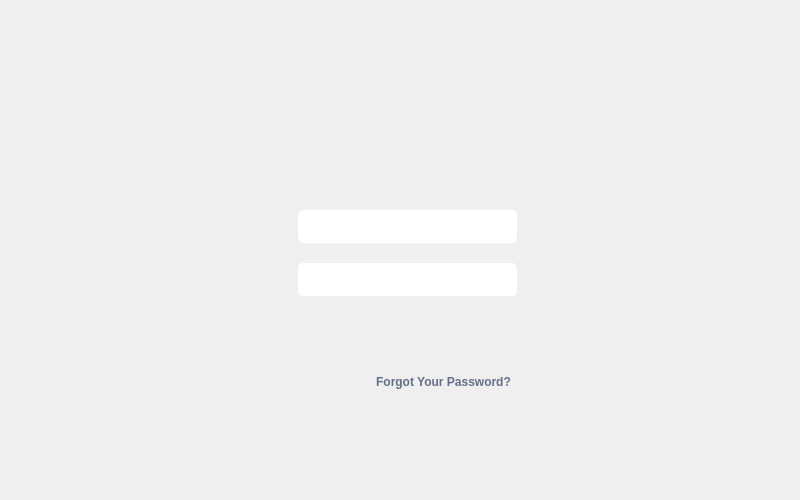
<?xml version="1.0" encoding="UTF-8"?>
<ui version="4.0">
 <class>MainWindow</class>
 <widget class="QMainWindow" name="MainWindow">
  <property name="geometry">
   <rect>
    <x>0</x>
    <y>0</y>
    <width>800</width>
    <height>500</height>
   </rect>
  </property>
  <property name="minimumSize">
   <size>
    <width>800</width>
    <height>500</height>
   </size>
  </property>
  <property name="maximumSize">
   <size>
    <width>800</width>
    <height>500</height>
   </size>
  </property>
  <property name="windowTitle">
   <string>Asesinos: Login</string>
  </property>
  <property name="styleSheet">
   <string notr="true">QProgressBar:horizontal {
    border: 1px solid #3A3939;
    text-align: center;
    padding: 1px;
    background: #201F1F;
}
QProgressBar::chunk:horizontal {
    background-color: qlineargradient(spread:reflect, x1:1, y1:0.545, x2:1, y2:0, stop:0 rgba(28, 66, 111, 255), stop:1 rgba(37, 87, 146, 255));
}

QToolTip
{
    border: 1px solid #3A3939;
    background-color: rgb(90, 102, 117);;
    color: white;
    padding: 1px;
    opacity: 200;
}

QWidget
{
    color: silver;
    background-color: #302F2F;
    selection-background-color:#3d8ec9;
    selection-color: black;
    background-clip: border;
    border-image: none;
    outline: 0;
}

QWidget:item:hover
{
    background-color: #78879b;
    color: black;
}

QWidget:item:selected
{
    background-color: #3d8ec9;
}

QCheckBox
{
    spacing: 5px;
    outline: none;
    color: #bbb;
    margin-bottom: 2px;
}

QCheckBox:disabled
{
    color: #777777;
}
QCheckBox::indicator,
QGroupBox::indicator
{
    width: 18px;
    height: 18px;
}
QGroupBox::indicator
{
    margin-left: 2px;
}

QCheckBox::indicator:unchecked,
QCheckBox::indicator:unchecked:hover,
QGroupBox::indicator:unchecked,
QGroupBox::indicator:unchecked:hover
{
    image: url(:/dark_blue/img/checkbox_unchecked.png);
}

QCheckBox::indicator:unchecked:focus,
QCheckBox::indicator:unchecked:pressed,
QGroupBox::indicator:unchecked:focus,
QGroupBox::indicator:unchecked:pressed
{
  border: none;
    image: url(:/dark_blue/img/checkbox_unchecked_focus.png);
}

QCheckBox::indicator:checked,
QCheckBox::indicator:checked:hover,
QGroupBox::indicator:checked,
QGroupBox::indicator:checked:hover
{
    image: url(:/dark_blue/img/checkbox_checked.png);
}

QCheckBox::indicator:checked:focus,
QCheckBox::indicator:checked:pressed,
QGroupBox::indicator:checked:focus,
QGroupBox::indicator:checked:pressed
{
  border: none;
    image: url(:/dark_blue/img/checkbox_checked_focus.png);
}

QCheckBox::indicator:indeterminate,
QCheckBox::indicator:indeterminate:hover,
QCheckBox::indicator:indeterminate:pressed
QGroupBox::indicator:indeterminate,
QGroupBox::indicator:indeterminate:hover,
QGroupBox::indicator:indeterminate:pressed
{
    image: url(:/dark_blue/img/checkbox_indeterminate.png);
}

QCheckBox::indicator:indeterminate:focus,
QGroupBox::indicator:indeterminate:focus
{
    image: url(:/dark_blue/img/checkbox_indeterminate_focus.png);
}

QCheckBox::indicator:checked:disabled,
QGroupBox::indicator:checked:disabled
{
    image: url(:/dark_blue/img/checkbox_checked_disabled.png);
}

QCheckBox::indicator:unchecked:disabled,
QGroupBox::indicator:unchecked:disabled
{
    image: url(:/dark_blue/img/checkbox_unchecked_disabled.png);
}

QRadioButton
{
    spacing: 5px;
    outline: none;
    color: #bbb;
    margin-bottom: 2px;
}

QRadioButton:disabled
{
    color: #777777;
}
QRadioButton::indicator
{
    width: 21px;
    height: 21px;
}

QRadioButton::indicator:unchecked,
QRadioButton::indicator:unchecked:hover
{
    image: url(:/dark_blue/img/radio_unchecked.png);
}

QRadioButton::indicator:unchecked:focus,
QRadioButton::indicator:unchecked:pressed
{
  border: none;
  outline: none;
    image: url(:/dark_blue/img/radio_unchecked_focus.png);
}

QRadioButton::indicator:checked,
QRadioButton::indicator:checked:hover
{
  border: none;
  outline: none;
    image: url(:/dark_blue/img/radio_checked.png);
}

QRadioButton::indicator:checked:focus,
QRadioButton::indicato::menu-arrowr:checked:pressed
{
  border: none;
  outline: none;
    image: url(:/dark_blue/img/radio_checked_focus.png);
}

QRadioButton::indicator:indeterminate,
QRadioButton::indicator:indeterminate:hover,
QRadioButton::indicator:indeterminate:pressed
{
        image: url(:/dark_blue/img/radio_indeterminate.png);
}

QRadioButton::indicator:checked:disabled
{
  outline: none;
  image: url(:/dark_blue/img/radio_checked_disabled.png);
}

QRadioButton::indicator:unchecked:disabled
{
    image: url(:/dark_blue/img/radio_unchecked_disabled.png);
}


QMenuBar
{
    background-color: #302F2F;
    color: silver;
}

QMenuBar::item
{
    background: transparent;
}

QMenuBar::item:selected
{
    background: transparent;
    border: 1px solid #3A3939;
}

QMenuBar::item:pressed
{
    border: 1px solid #3A3939;
    background-color: #3d8ec9;
    color: black;
    margin-bottom:-1px;
    padding-bottom:1px;
}

QMenu
{
    border: 1px solid #3A3939;
    color: silver;
    margin: 1px;
}

QMenu::icon
{
    margin: 1px;
}

QMenu::item
{
    padding: 2px 2px 2px 25px;
    margin-left: 5px;
    border: 1px solid transparent; /* reserve space for selection border */
}

QMenu::item:selected
{
    color: black;
}

QMenu::separator {
    height: 2px;
    background: lightblue;
    margin-left: 10px;
    margin-right: 5px;
}

QMenu::indicator {
    width: 16px;
    height: 16px;
}

/* non-exclusive indicator = check box style indicator
   (see QActionGroup::setExclusive) */
QMenu::indicator:non-exclusive:unchecked {
    image: url(:/dark_blue/img/checkbox_unchecked.png);
}

QMenu::indicator:non-exclusive:unchecked:selected {
    image: url(:/dark_blue/img/checkbox_unchecked_disabled.png);
}

QMenu::indicator:non-exclusive:checked {
    image: url(:/dark_blue/img/checkbox_checked.png);
}

QMenu::indicator:non-exclusive:checked:selected {
    image: url(:/dark_blue/img/checkbox_checked_disabled.png);
}

/* exclusive indicator = radio button style indicator (see QActionGroup::setExclusive) */
QMenu::indicator:exclusive:unchecked {
    image: url(:/dark_blue/img/radio_unchecked.png);
}

QMenu::indicator:exclusive:unchecked:selected {
    image: url(:/dark_blue/img/radio_unchecked_disabled.png);
}

QMenu::indicator:exclusive:checked {
    image: url(:/dark_blue/img/radio_checked.png);
}

QMenu::indicator:exclusive:checked:selected {
    image: url(:/dark_blue/img/radio_checked_disabled.png);
}

QMenu::right-arrow {
    margin: 5px;
    image: url(:/dark_blue/img/right_arrow.png)
}


QWidget:disabled
{
    color: #808080;
    background-color: #302F2F;
}

QAbstractItemView
{
    alternate-background-color: #3A3939;
    color: silver;
    border: 1px solid 3A3939;
    border-radius: 2px;
    padding: 1px;
}

QWidget:focus, QMenuBar:focus
{
    border: 1px solid #78879b;
}

QTabWidget:focus, QCheckBox:focus, QRadioButton:focus, QSlider:focus
{
    border: none;
}

QLineEdit
{
    background-color: #201F1F;
    padding: 2px;
    border-style: solid;
    border: 1px solid #3A3939;
    border-radius: 2px;
    color: silver;
}

QGroupBox {
    border:1px solid #3A3939;
    border-radius: 2px;
    margin-top: 20px;
    background-color: #302F2F;
    color: silver;
}

QGroupBox::title {
    subcontrol-origin: margin;
    subcontrol-position: top center;
    padding-left: 10px;
    padding-right: 10px;
    padding-top: 10px;
}

QAbstractScrollArea
{
    border-radius: 2px;
    border: 1px solid #3A3939;
    background-color: transparent;
}

QScrollBar:horizontal
{
    height: 15px;
    margin: 3px 15px 3px 15px;
    border: 1px transparent #2A2929;
    border-radius: 4px;
    background-color: #2A2929;
}

QScrollBar::handle:horizontal
{
    background-color: #605F5F;
    min-width: 5px;
    border-radius: 4px;
}

QScrollBar::add-line:horizontal
{
    margin: 0px 3px 0px 3px;
    border-image: url(:/dark_blue/img/right_arrow_disabled.png);
    width: 10px;
    height: 10px;
    subcontrol-position: right;
    subcontrol-origin: margin;
}

QScrollBar::sub-line:horizontal
{
    margin: 0px 3px 0px 3px;
    border-image: url(:/dark_blue/img/left_arrow_disabled.png);
    height: 10px;
    width: 10px;
    subcontrol-position: left;
    subcontrol-origin: margin;
}

QScrollBar::add-line:horizontal:hover,QScrollBar::add-line:horizontal:on
{
    border-image: url(:/dark_blue/img/right_arrow.png);
    height: 10px;
    width: 10px;
    subcontrol-position: right;
    subcontrol-origin: margin;
}


QScrollBar::sub-line:horizontal:hover, QScrollBar::sub-line:horizontal:on
{
    border-image: url(:/dark_blue/img/left_arrow.png);
    height: 10px;
    width: 10px;
    subcontrol-position: left;
    subcontrol-origin: margin;
}

QScrollBar::up-arrow:horizontal, QScrollBar::down-arrow:horizontal
{
    background: none;
}


QScrollBar::add-page:horizontal, QScrollBar::sub-page:horizontal
{
    background: none;
}

QScrollBar:vertical
{
    background-color: #2A2929;
    width: 15px;
    margin: 15px 3px 15px 3px;
    border: 1px transparent #2A2929;
    border-radius: 4px;
}

QScrollBar::handle:vertical
{
    background-color: #605F5F;
    min-height: 5px;
    border-radius: 4px;
}

QScrollBar::sub-line:vertical
{
    margin: 3px 0px 3px 0px;
    border-image: url(:/dark_blue/img/up_arrow_disabled.png);
    height: 10px;
    width: 10px;
    subcontrol-position: top;
    subcontrol-origin: margin;
}

QScrollBar::add-line:vertical
{
    margin: 3px 0px 3px 0px;
    border-image: url(:/dark_blue/img/down_arrow_disabled.png);
    height: 10px;
    width: 10px;
    subcontrol-position: bottom;
    subcontrol-origin: margin;
}

QScrollBar::sub-line:vertical:hover,QScrollBar::sub-line:vertical:on
{

    border-image: url(:/dark_blue/img/up_arrow.png);
    height: 10px;
    width: 10px;
    subcontrol-position: top;
    subcontrol-origin: margin;
}


QScrollBar::add-line:vertical:hover, QScrollBar::add-line:vertical:on
{
    border-image: url(:/dark_blue/img/down_arrow.png);
    height: 10px;
    width: 10px;
    subcontrol-position: bottom;
    subcontrol-origin: margin;
}

QScrollBar::up-arrow:vertical, QScrollBar::down-arrow:vertical
{
    background: none;
}


QScrollBar::add-page:vertical, QScrollBar::sub-page:vertical
{
    background: none;
}

QTextEdit
{
    background-color: #201F1F;
    color: silver;
    border: 1px solid #3A3939;
}

QPlainTextEdit
{
    background-color: #201F1F;;
    color: silver;
    border-radius: 2px;
    border: 1px solid #3A3939;
}

QHeaderView::section
{
    background-color: #3A3939;
    color: silver;
    padding-left: 4px;
    border: 1px solid #6c6c6c;
}

QSizeGrip {
    image: url(:/dark_blue/img/sizegrip.png);
    width: 12px;
    height: 12px;
}

QMainWindow
{
    background-color: #302F2F;

}

QMainWindow::separator
{
    background-color: #302F2F;
    color: white;
    padding-left: 4px;
    spacing: 2px;
    border: 1px dashed #3A3939;
}

QMainWindow::separator:hover
{

    background-color: #787876;
    color: white;
    padding-left: 4px;
    border: 1px solid #3A3939;
    spacing: 2px;
}


QMenu::separator
{
    height: 1px;
    background-color: #3A3939;
    color: white;
    padding-left: 4px;
    margin-left: 10px;
    margin-right: 5px;
}


QFrame
{
    border-radius: 2px;
    border: 1px solid #444;
}

QFrame[frameShape=&quot;0&quot;]
{
    border-radius: 2px;
    border: 1px transparent #444;
}

QStackedWidget
{
    background-color: #302F2F;
    border: 1px transparent black;
}

QToolBar {
    border: 1px transparent #393838;
    background: 1px solid #302F2F;
    font-weight: bold;
}

QToolBar::handle:horizontal {
    image: url(:/dark_blue/img/Hmovetoolbar.png);
}
QToolBar::handle:vertical {
    image: url(:/dark_blue/img/Vmovetoolbar.png);
}
QToolBar::separator:horizontal {
    image: url(:/dark_blue/img/Hsepartoolbar.png);
}
QToolBar::separator:vertical {
    image: url(:/dark_blue/img/Vsepartoolbars.png);
}

QPushButton
{
    color: silver;
    background-color: #302F2F;
    border-width: 2px;
    border-color: #4A4949;
    border-style: solid;
    padding-top: 2px;
    padding-bottom: 2px;
    padding-left: 10px;
    padding-right: 10px;
    border-radius: 4px;
    /* outline: none; */
    /* min-width: 40px; */
}

QPushButton:disabled
{
    background-color: #302F2F;
    border-width: 2px;
    border-color: #3A3939;
    border-style: solid;
    padding-top: 2px;
    padding-bottom: 2px;
    padding-left: 10px;
    padding-right: 10px;
    /*border-radius: 2px;*/
    color: #808080;
}

QPushButton:focus {
    background-color: #3d8ec9;
    color: white;
}

QComboBox
{
    selection-background-color: #3d8ec9;
    background-color: #201F1F;
    border-style: solid;
    border: 1px solid #3A3939;
    border-radius: 2px;
    padding: 2px;
    min-width: 75px;
}

QPushButton:checked{
    background-color: #4A4949;
    border-color: #6A6969;
}

QPushButton:hover {
    border: 2px solid #78879b;
    color: silver;
}

QComboBox:hover, QAbstractSpinBox:hover,QLineEdit:hover,QTextEdit:hover,QPlainTextEdit:hover,QAbstractView:hover,QTreeView:hover
{
    border: 1px solid #78879b;
    color: silver;
}

QComboBox:on
{
    background-color: #626873;
    padding-top: 3px;
    padding-left: 4px;
    selection-background-color: #4a4a4a;
}

QComboBox QAbstractItemView
{
    background-color: #201F1F;
    border-radius: 2px;
    border: 1px solid #444;
    selection-background-color: #3d8ec9;
    color: silver;
}

QComboBox::drop-down
{
    subcontrol-origin: padding;
    subcontrol-position: top right;
    width: 15px;

    border-left-width: 0px;
    border-left-color: darkgray;
    border-left-style: solid;
    border-top-right-radius: 3px;
    border-bottom-right-radius: 3px;
}

QComboBox::down-arrow
{
    image: url(:/dark_blue/img/down_arrow_disabled.png);
}

QComboBox::down-arrow:on, QComboBox::down-arrow:hover,
QComboBox::down-arrow:focus
{
    image: url(:/dark_blue/img/down_arrow.png);
}

QPushButton:pressed
{
    background-color: #484846;
}

QAbstractSpinBox {
    padding-top: 2px;
    padding-bottom: 2px;
    border: 1px solid #3A3939;
    background-color: #201F1F;
    color: silver;
    border-radius: 2px;
    min-width: 75px;
}

QAbstractSpinBox:up-button
{
    background-color: transparent;
    subcontrol-origin: border;
    subcontrol-position: top right;
}

QAbstractSpinBox:down-button
{
    background-color: transparent;
    subcontrol-origin: border;
    subcontrol-position: bottom right;
}

QAbstractSpinBox::up-arrow,QAbstractSpinBox::up-arrow:disabled,QAbstractSpinBox::up-arrow:off {
    image: url(:/dark_blue/img/up_arrow_disabled.png);
    width: 10px;
    height: 10px;
}
QAbstractSpinBox::up-arrow:hover
{
    image: url(:/dark_blue/img/up_arrow.png);
}


QAbstractSpinBox::down-arrow,QAbstractSpinBox::down-arrow:disabled,QAbstractSpinBox::down-arrow:off
{
    image: url(:/dark_blue/img/down_arrow_disabled.png);
    width: 10px;
    height: 10px;
}
QAbstractSpinBox::down-arrow:hover
{
    image: url(:/dark_blue/img/down_arrow.png);
}


QLabel
{
    border: 0px solid black;
}

QTabWidget{
    border: 1px transparent black;
}

QTabWidget::pane {
    border: 1px solid #444;
    border-radius: 3px;
    padding: 3px;
}

QTabBar
{
    qproperty-drawBase: 0;
    left: 5px; /* move to the right by 5px */
}

QTabBar:focus
{
    border: 0px transparent black;
}

QTabBar::close-button  {
    image: url(:/dark_blue/img/close.png);
    background: transparent;
}

QTabBar::close-button:hover
{
    image: url(:/dark_blue/img/close-hover.png);
    background: transparent;
}

QTabBar::close-button:pressed {
    image: url(:/dark_blue/img/close-pressed.png);
    background: transparent;
}

/* TOP TABS */
QTabBar::tab:top {
    color: #b1b1b1;
    border: 1px solid #4A4949;
    border-bottom: 1px transparent black;
    background-color: #302F2F;
    padding: 5px;
    border-top-left-radius: 2px;
    border-top-right-radius: 2px;
}

QTabBar::tab:top:!selected
{
    color: #b1b1b1;
    background-color: #201F1F;
    border: 1px transparent #4A4949;
    border-bottom: 1px transparent #4A4949;
    border-top-left-radius: 0px;
    border-top-right-radius: 0px;
}

QTabBar::tab:top:!selected:hover {
    background-color: #48576b;
}

/* BOTTOM TABS */
QTabBar::tab:bottom {
    color: #b1b1b1;
    border: 1px solid #4A4949;
    border-top: 1px transparent black;
    background-color: #302F2F;
    padding: 5px;
    border-bottom-left-radius: 2px;
    border-bottom-right-radius: 2px;
}

QTabBar::tab:bottom:!selected
{
    color: #b1b1b1;
    background-color: #201F1F;
    border: 1px transparent #4A4949;
    border-top: 1px transparent #4A4949;
    border-bottom-left-radius: 0px;
    border-bottom-right-radius: 0px;
}

QTabBar::tab:bottom:!selected:hover {
    background-color: #78879b;
}

/* LEFT TABS */
QTabBar::tab:left {
    color: #b1b1b1;
    border: 1px solid #4A4949;
    border-left: 1px transparent black;
    background-color: #302F2F;
    padding: 5px;
    border-top-right-radius: 2px;
    border-bottom-right-radius: 2px;
}

QTabBar::tab:left:!selected
{
    color: #b1b1b1;
    background-color: #201F1F;
    border: 1px transparent #4A4949;
    border-right: 1px transparent #4A4949;
    border-top-right-radius: 0px;
    border-bottom-right-radius: 0px;
}

QTabBar::tab:left:!selected:hover {
    background-color: #48576b;
}


/* RIGHT TABS */
QTabBar::tab:right {
    color: #b1b1b1;
    border: 1px solid #4A4949;
    border-right: 1px transparent black;
    background-color: #302F2F;
    padding: 5px;
    border-top-left-radius: 2px;
    border-bottom-left-radius: 2px;
}

QTabBar::tab:right:!selected
{
    color: #b1b1b1;
    background-color: #201F1F;
    border: 1px transparent #4A4949;
    border-right: 1px transparent #4A4949;
    border-top-left-radius: 0px;
    border-bottom-left-radius: 0px;
}

QTabBar::tab:right:!selected:hover {
    background-color: #48576b;
}

QTabBar QToolButton::right-arrow:enabled {
     image: url(:/dark_blue/img/right_arrow.png);
 }

 QTabBar QToolButton::left-arrow:enabled {
     image: url(:/dark_blue/img/left_arrow.png);
 }

QTabBar QToolButton::right-arrow:disabled {
     image: url(:/dark_blue/img/right_arrow_disabled.png);
 }

 QTabBar QToolButton::left-arrow:disabled {
     image: url(:/dark_blue/img/left_arrow_disabled.png);
 }


QDockWidget {
    border: 1px solid #403F3F;
    titlebar-close-icon: url(:/dark_blue/img/close.png);
    titlebar-normal-icon: url(:/dark_blue/img/undock.png);
}

QDockWidget::close-button, QDockWidget::float-button {
    border: 1px solid transparent;
    border-radius: 2px;
    background: transparent;
}

QDockWidget::close-button:hover, QDockWidget::float-button:hover {
    background: rgba(255, 255, 255, 10);
}

QDockWidget::close-button:pressed, QDockWidget::float-button:pressed {
    padding: 1px -1px -1px 1px;
    background: rgba(255, 255, 255, 10);
}

QTreeView, QListView, QTextBrowser, AtLineEdit, AtLineEdit::hover {
    border: 1px solid #444;
    background-color: silver;
    border-radius: 3px;
    margin-left: 3px;
    color: black;
}

QTreeView:branch:selected, QTreeView:branch:hover {
    background: url(:/dark_blue/img/transparent.png);
}

QTreeView::branch:has-siblings:!adjoins-item {
    border-image: url(:/dark_blue/img/transparent.png);
}

QTreeView::branch:has-siblings:adjoins-item {
    border-image: url(:/dark_blue/img/transparent.png);
}

QTreeView::branch:!has-children:!has-siblings:adjoins-item {
    border-image: url(:/dark_blue/img/transparent.png);
}

QTreeView::branch:has-children:!has-siblings:closed,
QTreeView::branch:closed:has-children:has-siblings {
    image: url(:/dark_blue/img/branch_closed.png);
}

QTreeView::branch:open:has-children:!has-siblings,
QTreeView::branch:open:has-children:has-siblings  {
    image: url(:/dark_blue/img/branch_open.png);
}

QTreeView::branch:has-children:!has-siblings:closed:hover,
QTreeView::branch:closed:has-children:has-siblings:hover {
    image: url(:/dark_blue/img/branch_closed-on.png);
    }

QTreeView::branch:open:has-children:!has-siblings:hover,
QTreeView::branch:open:has-children:has-siblings:hover  {
    image: url(:/dark_blue/img/branch_open-on.png);
    }

QListView::item:!selected:hover, QListView::item:!selected:hover, QTreeView::item:!selected:hover  {
    background: rgba(0, 0, 0, 0);
    outline: 0;
    color: #FFFFFF
}

QListView::item:selected:hover, QListView::item:selected:hover, QTreeView::item:selected:hover  {
    background: #3d8ec9;
    color: #FFFFFF;
}

QSlider::groove:horizontal {
    border: 1px solid #3A3939;
    height: 8px;
    background: #201F1F;
    margin: 2px 0;
    border-radius: 2px;
}

QSlider::handle:horizontal {
    background: QLinearGradient( x1: 0, y1: 0, x2: 0, y2: 1,
      stop: 0.0 silver, stop: 0.2 #a8a8a8, stop: 1 #727272);
    border: 1px solid #3A3939;
    width: 14px;
    height: 14px;
    margin: -4px 0;
    border-radius: 2px;
}

QSlider::groove:vertical {
    border: 1px solid #3A3939;
    width: 8px;
    background: #201F1F;
    margin: 0 0px;
    border-radius: 2px;
}

QSlider::handle:vertical {
    background: QLinearGradient( x1: 0, y1: 0, x2: 0, y2: 1, stop: 0.0 silver,
    stop: 0.2 #a8a8a8, stop: 1 #727272);
    border: 1px solid #3A3939;
    width: 14px;
    height: 14px;
    margin: 0 -4px;
    border-radius: 2px;
}

QToolButton {
    /*  background-color: transparent; */
    border: 2px transparent #4A4949;
    border-radius: 4px;
    background-color: dimgray;
    margin: 2px;
    padding: 2px;
}

QToolButton[popupMode=&quot;1&quot;] { /* only for MenuButtonPopup */
 padding-right: 20px; /* make way for the popup button */
 border: 2px transparent #4A4949;
 border-radius: 4px;
}

QToolButton[popupMode=&quot;2&quot;] { /* only for InstantPopup */
 padding-right: 10px; /* make way for the popup button */
 border: 2px transparent #4A4949;
}


QToolButton:hover, QToolButton::menu-button:hover {
    border: 2px solid #78879b;
}

QToolButton:checked, QToolButton:pressed,
    QToolButton::menu-button:pressed {
    background-color: #4A4949;
    border: 2px solid #78879b;
}

/* the subcontrol below is used only in the InstantPopup or DelayedPopup mode */
QToolButton::menu-indicator {
    image: url(:/dark_blue/img/down_arrow.png);
    top: -7px; left: -2px; /* shift it a bit */
}

/* the subcontrols below are used only in the MenuButtonPopup mode */
QToolButton::menu-button {
    border: 1px transparent #4A4949;
    border-top-right-radius: 6px;
    border-bottom-right-radius: 6px;
    /* 16px width + 4px for border = 20px allocated above */
    width: 16px;
    outline: none;
}

QToolButton::menu-arrow {
    image: url(:/dark_blue/img/down_arrow.png);
}

QToolButton::menu-arrow:open {
    top: 1px; left: 1px; /* shift it a bit */
    border: 1px solid #3A3939;
}

QPushButton::menu-indicator  {
    subcontrol-origin: padding;
    subcontrol-position: bottom right;
    left: 4px;
}

QTableView
{
    border: 1px solid #444;
    gridline-color: #6c6c6c;
    background-color: #201F1F;
}


QTableView, QHeaderView
{
    border-radius: 0px;
}

QTableView::item:pressed, QListView::item:pressed, QTreeView::item:pressed  {
    background: #78879b;
    color: #FFFFFF;
}

QTableView::item:selected:active, QTreeView::item:selected:active, QListView::item:selected:active  {
    background: #3d8ec9;
    color: #FFFFFF;
}


QHeaderView
{
    border: 1px transparent;
    border-radius: 2px;
    margin: 0px;
    padding: 0px;
}

QHeaderView::section  {
    background-color: #3A3939;
    color: silver;
    padding: 4px;
    border: 1px solid #6c6c6c;
    border-radius: 0px;
    text-align: center;
}

QHeaderView::section::vertical::first, QHeaderView::section::vertical::only-one
{
    border-top: 1px solid #6c6c6c;
}

QHeaderView::section::vertical
{
    border-top: transparent;
}

QHeaderView::section::horizontal::first, QHeaderView::section::horizontal::only-one
{
    border-left: 1px solid #6c6c6c;
}

QHeaderView::section::horizontal
{
    border-left: transparent;
}


QHeaderView::section:checked
 {
    color: white;
    background-color: #5A5959;
 }

 /* style the sort indicator */
QHeaderView::down-arrow {
    image: url(:/dark_blue/img/down_arrow.png);
}

QHeaderView::up-arrow {
    image: url(:/dark_blue/img/up_arrow.png);
}


QTableCornerButton::section {
    background-color: #3A3939;
    border: 1px solid #3A3939;
    border-radius: 2px;
}

QToolBox  {
    padding: 3px;
    border: 1px transparent black;
}

QToolBox::tab {
    color: #b1b1b1;
    background-color: #302F2F;
    border: 1px solid #4A4949;
    border-bottom: 1px transparent #302F2F;
    border-top-left-radius: 5px;
    border-top-right-radius: 5px;
}

 QToolBox::tab:selected { /* italicize selected tabs */
    font: italic;
    background-color: #302F2F;
    border-color: #3d8ec9;
 }

QStatusBar::item {
    border: 1px solid #3A3939;
    border-radius: 2px;
 }


QFrame[height=&quot;3&quot;], QFrame[width=&quot;3&quot;] {
    background-color: #AAA;
}


QSplitter::handle {
    border: 1px dashed #3A3939;
}

QSplitter::handle:hover {
    background-color: #787876;
    border: 1px solid #3A3939;
}

QSplitter::handle:horizontal {
    width: 1px;
}

QSplitter::handle:vertical {
    height: 1px;
}

QListWidget {
    background-color: silver;
    border-radius: 5px;
    margin-left: 5px;
}

QListWidget::item {
    color: black;
}

QMessageBox {
    messagebox-critical-icon	: url(:/dark_blue/img/critical.png);
    messagebox-information-icon	: url(:/dark_blue/img/information.png);
    messagebox-question-icon	: url(:/dark_blue/img/question.png);
    messagebox-warning-icon:    : url(:/dark_blue/img/warning.png);
}

ColorButton::enabled {
    border-radius: 0px;
    border: 1px solid #444444;
}

ColorButton::disabled {
    border-radius: 0px;
    border: 1px solid #AAAAAA;
}</string>
  </property>
  <widget class="QWidget" name="centralwidget">
   <widget class="QLabel" name="label">
    <property name="geometry">
     <rect>
      <x>0</x>
      <y>0</y>
      <width>800</width>
      <height>500</height>
     </rect>
    </property>
    <property name="text">
     <string/>
    </property>
    <property name="pixmap">
     <pixmap>../images/login.png</pixmap>
    </property>
    <property name="scaledContents">
     <bool>true</bool>
    </property>
   </widget>
   <widget class="QPushButton" name="login_btn">
    <property name="geometry">
     <rect>
      <x>250</x>
      <y>320</y>
      <width>270</width>
      <height>39</height>
     </rect>
    </property>
    <property name="styleSheet">
     <string notr="true">QPushButton{background-color:rgba(255,255,255,0);border:0px;}
QPushButton:hover{background-color:rgba(255,255,255,100);}
QPushButton:pressed{background-color:rgba(255,255,255,50);}</string>
    </property>
    <property name="text">
     <string/>
    </property>
   </widget>
   <widget class="QPushButton" name="reset_btn">
    <property name="geometry">
     <rect>
      <x>368</x>
      <y>370</y>
      <width>151</width>
      <height>23</height>
     </rect>
    </property>
    <property name="font">
     <font>
      <weight>75</weight>
      <bold>true</bold>
     </font>
    </property>
    <property name="styleSheet">
     <string notr="true">QPushButton {background-color: rgba(255,255,255,0); color:#646f8d; border:  none}
QPushButton:hover{color:#8392bb;}
QPushButton:pressed{color:#737fa1;}</string>
    </property>
    <property name="text">
     <string>Forgot Your Password?</string>
    </property>
   </widget>
   <widget class="QLineEdit" name="password">
    <property name="geometry">
     <rect>
      <x>298</x>
      <y>263</y>
      <width>219</width>
      <height>33</height>
     </rect>
    </property>
    <property name="font">
     <font>
      <family>Raleway SemiBold</family>
      <pointsize>14</pointsize>
      <weight>75</weight>
      <bold>true</bold>
     </font>
    </property>
    <property name="styleSheet">
     <string notr="true">background-color:white;
color:black;
border:none;
border-radius:5px;</string>
    </property>
    <property name="echoMode">
     <enum>QLineEdit::Password</enum>
    </property>
   </widget>
   <widget class="QLineEdit" name="username">
    <property name="geometry">
     <rect>
      <x>298</x>
      <y>210</y>
      <width>219</width>
      <height>33</height>
     </rect>
    </property>
    <property name="font">
     <font>
      <family>Raleway SemiBold</family>
      <pointsize>14</pointsize>
      <weight>75</weight>
      <bold>true</bold>
     </font>
    </property>
    <property name="styleSheet">
     <string notr="true">background-color:white;
color:black;
border:none;
border-radius:5px;</string>
    </property>
    <property name="echoMode">
     <enum>QLineEdit::Normal</enum>
    </property>
   </widget>
  </widget>
 </widget>
 <resources/>
 <connections/>
</ui>
